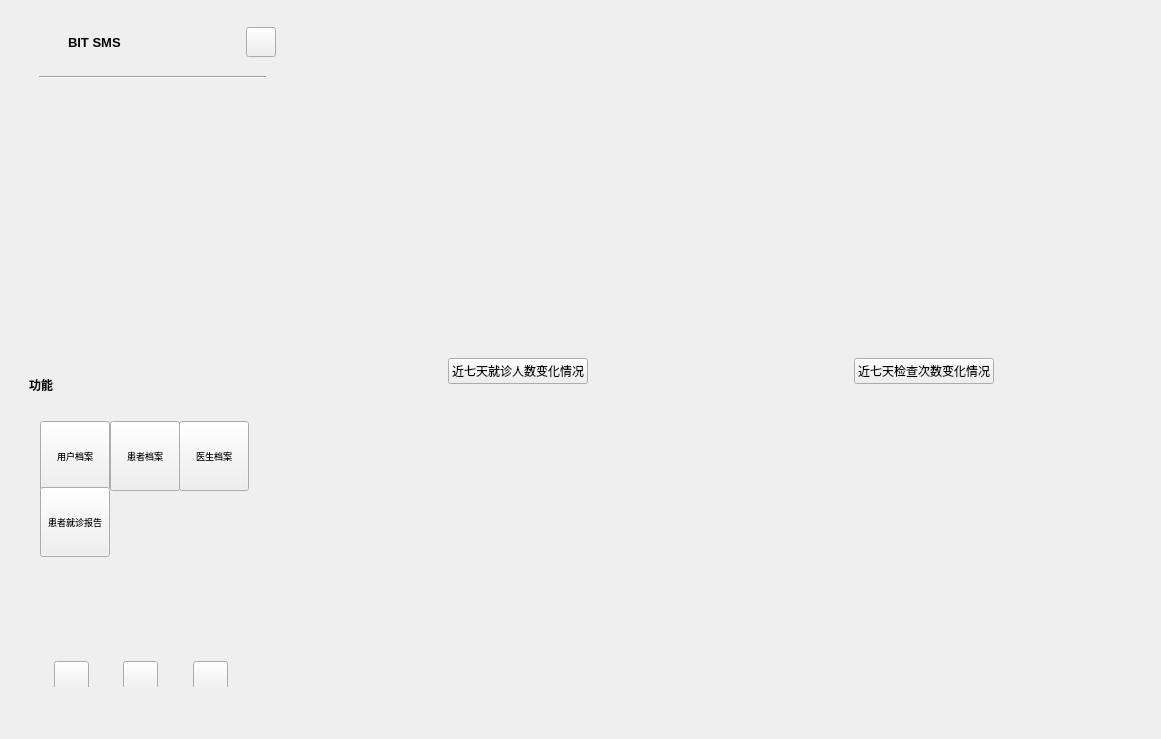
<?xml version="1.0" encoding="UTF-8"?>
<ui version="4.0">
 <class>Widget</class>
 <widget class="QWidget" name="Widget">
  <property name="geometry">
   <rect>
    <x>0</x>
    <y>0</y>
    <width>1161</width>
    <height>739</height>
   </rect>
  </property>
  <property name="sizePolicy">
   <sizepolicy hsizetype="Preferred" vsizetype="Preferred">
    <horstretch>0</horstretch>
    <verstretch>0</verstretch>
   </sizepolicy>
  </property>
  <property name="minimumSize">
   <size>
    <width>1133</width>
    <height>687</height>
   </size>
  </property>
  <property name="maximumSize">
   <size>
    <width>16777215</width>
    <height>16777215</height>
   </size>
  </property>
  <property name="windowTitle">
   <string>Widget</string>
  </property>
  <layout class="QGridLayout" name="gridLayout_3">
   <item row="0" column="0">
    <widget class="QWidget" name="w_bg" native="true">
     <layout class="QHBoxLayout" name="lay_bg">
      <property name="spacing">
       <number>6</number>
      </property>
      <property name="leftMargin">
       <number>4</number>
      </property>
      <property name="topMargin">
       <number>4</number>
      </property>
      <property name="rightMargin">
       <number>4</number>
      </property>
      <property name="bottomMargin">
       <number>4</number>
      </property>
      <item>
       <widget class="QWidget" name="w_menu" native="true">
        <property name="minimumSize">
         <size>
          <width>275</width>
          <height>0</height>
         </size>
        </property>
        <property name="maximumSize">
         <size>
          <width>252</width>
          <height>16777215</height>
         </size>
        </property>
        <layout class="QVBoxLayout" name="verticalLayout_2" stretch="1,1">
         <property name="spacing">
          <number>0</number>
         </property>
         <property name="leftMargin">
          <number>14</number>
         </property>
         <property name="topMargin">
          <number>12</number>
         </property>
         <property name="rightMargin">
          <number>14</number>
         </property>
         <property name="bottomMargin">
          <number>12</number>
         </property>
         <item>
          <widget class="QWidget" name="widget_2" native="true">
           <layout class="QVBoxLayout" name="verticalLayout_4">
            <property name="spacing">
             <number>8</number>
            </property>
            <property name="leftMargin">
             <number>0</number>
            </property>
            <property name="topMargin">
             <number>0</number>
            </property>
            <property name="rightMargin">
             <number>0</number>
            </property>
            <property name="bottomMargin">
             <number>0</number>
            </property>
            <item>
             <layout class="QHBoxLayout" name="horizontalLayout">
              <property name="spacing">
               <number>9</number>
              </property>
              <item>
               <widget class="QLabel" name="lab_logo">
                <property name="minimumSize">
                 <size>
                  <width>30</width>
                  <height>30</height>
                 </size>
                </property>
                <property name="maximumSize">
                 <size>
                  <width>30</width>
                  <height>30</height>
                 </size>
                </property>
                <property name="text">
                 <string/>
                </property>
                <property name="scaledContents">
                 <bool>false</bool>
                </property>
               </widget>
              </item>
              <item>
               <widget class="QLabel" name="label">
                <property name="font">
                 <font>
                  <pointsize>10</pointsize>
                  <weight>75</weight>
                  <bold>true</bold>
                 </font>
                </property>
                <property name="text">
                 <string>BIT SMS</string>
                </property>
               </widget>
              </item>
              <item>
               <spacer name="horizontalSpacer">
                <property name="orientation">
                 <enum>Qt::Horizontal</enum>
                </property>
                <property name="sizeHint" stdset="0">
                 <size>
                  <width>40</width>
                  <height>20</height>
                 </size>
                </property>
               </spacer>
              </item>
              <item>
               <widget class="QPushButton" name="btn_setting">
                <property name="minimumSize">
                 <size>
                  <width>30</width>
                  <height>30</height>
                 </size>
                </property>
                <property name="maximumSize">
                 <size>
                  <width>30</width>
                  <height>30</height>
                 </size>
                </property>
                <property name="cursor">
                 <cursorShape>PointingHandCursor</cursorShape>
                </property>
                <property name="text">
                 <string/>
                </property>
                <property name="icon">
                 <iconset resource="qss.qrc">
                  <normaloff>:/icons/setting.png</normaloff>:/icons/setting.png</iconset>
                </property>
                <property name="iconSize">
                 <size>
                  <width>20</width>
                  <height>20</height>
                 </size>
                </property>
               </widget>
              </item>
             </layout>
            </item>
            <item>
             <widget class="QWidget" name="widget_3" native="true">
              <layout class="QVBoxLayout" name="verticalLayout_6">
               <property name="leftMargin">
                <number>10</number>
               </property>
               <property name="rightMargin">
                <number>10</number>
               </property>
               <item>
                <widget class="Line" name="line">
                 <property name="font">
                  <font>
                   <pointsize>9</pointsize>
                   <weight>50</weight>
                   <bold>false</bold>
                  </font>
                 </property>
                 <property name="styleSheet">
                  <string notr="true"/>
                 </property>
                 <property name="orientation">
                  <enum>Qt::Horizontal</enum>
                 </property>
                </widget>
               </item>
               <item>
                <widget class="QLabel" name="time_block">
                 <property name="minimumSize">
                  <size>
                   <width>150</width>
                   <height>0</height>
                  </size>
                 </property>
                 <property name="font">
                  <font>
                   <pointsize>10</pointsize>
                   <weight>75</weight>
                   <bold>true</bold>
                  </font>
                 </property>
                 <property name="text">
                  <string/>
                 </property>
                </widget>
               </item>
              </layout>
             </widget>
            </item>
            <item>
             <widget class="QWidget" name="w_item_02" native="true">
              <layout class="QHBoxLayout" name="horizontalLayout_4">
               <property name="spacing">
                <number>10</number>
               </property>
               <property name="topMargin">
                <number>9</number>
               </property>
              </layout>
             </widget>
            </item>
           </layout>
          </widget>
         </item>
         <item>
          <widget class="QWidget" name="widget" native="true">
           <widget class="QLabel" name="lab_title">
            <property name="geometry">
             <rect>
              <x>0</x>
              <y>0</y>
              <width>71</width>
              <height>30</height>
             </rect>
            </property>
            <property name="minimumSize">
             <size>
              <width>0</width>
              <height>30</height>
             </size>
            </property>
            <property name="font">
             <font>
              <weight>75</weight>
              <bold>true</bold>
             </font>
            </property>
            <property name="text">
             <string>功能</string>
            </property>
           </widget>
           <widget class="QWidget" name="layoutWidget">
            <property name="geometry">
             <rect>
              <x>0</x>
              <y>280</y>
              <width>224</width>
              <height>37</height>
             </rect>
            </property>
            <layout class="QHBoxLayout" name="horizontalLayout_2" stretch="1,0,2,0,2,0,1">
             <item>
              <spacer name="horizontalSpacer_4">
               <property name="orientation">
                <enum>Qt::Horizontal</enum>
               </property>
               <property name="sizeHint" stdset="0">
                <size>
                 <width>40</width>
                 <height>20</height>
                </size>
               </property>
              </spacer>
             </item>
             <item>
              <widget class="QPushButton" name="btn_littleshow">
               <property name="minimumSize">
                <size>
                 <width>35</width>
                 <height>35</height>
                </size>
               </property>
               <property name="maximumSize">
                <size>
                 <width>35</width>
                 <height>35</height>
                </size>
               </property>
               <property name="cursor">
                <cursorShape>PointingHandCursor</cursorShape>
               </property>
               <property name="text">
                <string/>
               </property>
               <property name="icon">
                <iconset resource="qss.qrc">
                 <normaloff>:/icons/mini.png</normaloff>:/icons/mini.png</iconset>
               </property>
              </widget>
             </item>
             <item>
              <spacer name="horizontalSpacer_2">
               <property name="orientation">
                <enum>Qt::Horizontal</enum>
               </property>
               <property name="sizeHint" stdset="0">
                <size>
                 <width>40</width>
                 <height>20</height>
                </size>
               </property>
              </spacer>
             </item>
             <item>
              <widget class="QPushButton" name="btn_home">
               <property name="minimumSize">
                <size>
                 <width>35</width>
                 <height>35</height>
                </size>
               </property>
               <property name="maximumSize">
                <size>
                 <width>35</width>
                 <height>35</height>
                </size>
               </property>
               <property name="cursor">
                <cursorShape>PointingHandCursor</cursorShape>
               </property>
               <property name="text">
                <string/>
               </property>
               <property name="icon">
                <iconset resource="qss.qrc">
                 <normaloff>:/icons/home.png</normaloff>:/icons/home.png</iconset>
               </property>
              </widget>
             </item>
             <item>
              <spacer name="horizontalSpacer_3">
               <property name="orientation">
                <enum>Qt::Horizontal</enum>
               </property>
               <property name="sizeHint" stdset="0">
                <size>
                 <width>40</width>
                 <height>20</height>
                </size>
               </property>
              </spacer>
             </item>
             <item>
              <widget class="QPushButton" name="btn_logout">
               <property name="minimumSize">
                <size>
                 <width>35</width>
                 <height>35</height>
                </size>
               </property>
               <property name="maximumSize">
                <size>
                 <width>35</width>
                 <height>35</height>
                </size>
               </property>
               <property name="cursor">
                <cursorShape>PointingHandCursor</cursorShape>
               </property>
               <property name="text">
                <string/>
               </property>
               <property name="icon">
                <iconset resource="qss.qrc">
                 <normaloff>:/icons/logout.png</normaloff>:/icons/logout.png</iconset>
               </property>
              </widget>
             </item>
             <item>
              <spacer name="horizontalSpacer_5">
               <property name="orientation">
                <enum>Qt::Horizontal</enum>
               </property>
               <property name="sizeHint" stdset="0">
                <size>
                 <width>40</width>
                 <height>20</height>
                </size>
               </property>
              </spacer>
             </item>
            </layout>
           </widget>
           <widget class="QWidget" name="layoutWidget">
            <property name="geometry">
             <rect>
              <x>0</x>
              <y>40</y>
              <width>224</width>
              <height>148</height>
             </rect>
            </property>
            <layout class="QGridLayout" name="gridLayout">
             <item row="0" column="0">
              <widget class="QToolButton" name="btn_menu_item_1">
               <property name="minimumSize">
                <size>
                 <width>70</width>
                 <height>70</height>
                </size>
               </property>
               <property name="maximumSize">
                <size>
                 <width>70</width>
                 <height>70</height>
                </size>
               </property>
               <property name="font">
                <font>
                 <pointsize>7</pointsize>
                </font>
               </property>
               <property name="cursor">
                <cursorShape>PointingHandCursor</cursorShape>
               </property>
               <property name="text">
                <string>用户档案</string>
               </property>
               <property name="icon">
                <iconset resource="qss.qrc">
                 <normaloff>:/icons/list.png</normaloff>:/icons/list.png</iconset>
               </property>
               <property name="toolButtonStyle">
                <enum>Qt::ToolButtonTextUnderIcon</enum>
               </property>
              </widget>
             </item>
             <item row="0" column="1">
              <widget class="QToolButton" name="btn_menu_item_2">
               <property name="minimumSize">
                <size>
                 <width>70</width>
                 <height>70</height>
                </size>
               </property>
               <property name="maximumSize">
                <size>
                 <width>70</width>
                 <height>70</height>
                </size>
               </property>
               <property name="font">
                <font>
                 <pointsize>7</pointsize>
                </font>
               </property>
               <property name="cursor">
                <cursorShape>PointingHandCursor</cursorShape>
               </property>
               <property name="text">
                <string>患者档案</string>
               </property>
               <property name="icon">
                <iconset resource="qss.qrc">
                 <normaloff>:/icons/register.png</normaloff>:/icons/register.png</iconset>
               </property>
               <property name="toolButtonStyle">
                <enum>Qt::ToolButtonTextUnderIcon</enum>
               </property>
              </widget>
             </item>
             <item row="0" column="2">
              <widget class="QToolButton" name="btn_menu_item_3">
               <property name="minimumSize">
                <size>
                 <width>70</width>
                 <height>70</height>
                </size>
               </property>
               <property name="maximumSize">
                <size>
                 <width>70</width>
                 <height>70</height>
                </size>
               </property>
               <property name="font">
                <font>
                 <pointsize>7</pointsize>
                </font>
               </property>
               <property name="cursor">
                <cursorShape>PointingHandCursor</cursorShape>
               </property>
               <property name="text">
                <string>医生档案</string>
               </property>
               <property name="icon">
                <iconset resource="qss.qrc">
                 <normaloff>:/icons/check.png</normaloff>:/icons/check.png</iconset>
               </property>
               <property name="toolButtonStyle">
                <enum>Qt::ToolButtonTextUnderIcon</enum>
               </property>
              </widget>
             </item>
             <item row="1" column="0">
              <widget class="QToolButton" name="btn_menu_item_4">
               <property name="minimumSize">
                <size>
                 <width>70</width>
                 <height>70</height>
                </size>
               </property>
               <property name="maximumSize">
                <size>
                 <width>70</width>
                 <height>70</height>
                </size>
               </property>
               <property name="font">
                <font>
                 <pointsize>7</pointsize>
                </font>
               </property>
               <property name="cursor">
                <cursorShape>PointingHandCursor</cursorShape>
               </property>
               <property name="text">
                <string>患者就诊报告</string>
               </property>
               <property name="icon">
                <iconset resource="qss.qrc">
                 <normaloff>:/icons/message.png</normaloff>:/icons/message.png</iconset>
               </property>
               <property name="toolButtonStyle">
                <enum>Qt::ToolButtonTextUnderIcon</enum>
               </property>
              </widget>
             </item>
            </layout>
           </widget>
           <zorder>layoutWidget</zorder>
           <zorder>layoutWidget</zorder>
           <zorder>lab_title</zorder>
          </widget>
         </item>
        </layout>
       </widget>
      </item>
      <item>
       <widget class="QWidget" name="w_main" native="true">
        <layout class="QGridLayout" name="gridLayout_2">
         <property name="topMargin">
          <number>10</number>
         </property>
         <property name="bottomMargin">
          <number>6</number>
         </property>
         <item row="1" column="0">
          <widget class="QStackedWidget" name="sw_main">
           <property name="currentIndex">
            <number>4</number>
           </property>
           <widget class="QWidget" name="page_1">
            <layout class="QGridLayout" name="gridLayout_7">
             <item row="0" column="0" rowspan="2" colspan="2">
              <layout class="QVBoxLayout" name="verticalLayout_10">
               <item>
                <layout class="QHBoxLayout" name="horizontalLayout_20">
                 <item>
                  <widget class="QLabel" name="label_docname_5">
                   <property name="text">
                    <string>查询用户姓名</string>
                   </property>
                  </widget>
                 </item>
                 <item>
                  <widget class="QLineEdit" name="username_1"/>
                 </item>
                 <item>
                  <widget class="QPushButton" name="btn_confirm_1">
                   <property name="text">
                    <string>确认</string>
                   </property>
                  </widget>
                 </item>
                </layout>
               </item>
               <item>
                <widget class="adjustedListWidget" name="listWidget_1"/>
               </item>
               <item>
                <layout class="QHBoxLayout" name="horizontalLayout_12">
                 <item>
                  <widget class="QLabel" name="label_data_num_text_7">
                   <property name="text">
                    <string>共有996项数据</string>
                   </property>
                  </widget>
                 </item>
                 <item>
                  <layout class="QHBoxLayout" name="horizontalLayout_13">
                   <item>
                    <widget class="QPushButton" name="btn_page_left_1">
                     <property name="text">
                      <string>&lt;</string>
                     </property>
                    </widget>
                   </item>
                   <item>
                    <widget class="QPushButton" name="btn_page_1_1">
                     <property name="text">
                      <string>1</string>
                     </property>
                    </widget>
                   </item>
                   <item>
                    <widget class="QPushButton" name="btn_page_2_1">
                     <property name="text">
                      <string>...</string>
                     </property>
                    </widget>
                   </item>
                   <item>
                    <widget class="QPushButton" name="btn_page_now_1">
                     <property name="text">
                      <string>5</string>
                     </property>
                    </widget>
                   </item>
                   <item>
                    <widget class="QPushButton" name="btn_page_3_1">
                     <property name="text">
                      <string>...</string>
                     </property>
                    </widget>
                   </item>
                   <item>
                    <widget class="QPushButton" name="btn_page_4_1">
                     <property name="text">
                      <string>98</string>
                     </property>
                    </widget>
                   </item>
                   <item>
                    <widget class="QPushButton" name="btn_page_right_1">
                     <property name="text">
                      <string>&gt;</string>
                     </property>
                    </widget>
                   </item>
                  </layout>
                 </item>
                </layout>
               </item>
              </layout>
             </item>
            </layout>
           </widget>
           <widget class="QWidget" name="page_2">
            <layout class="QGridLayout" name="gridLayout_6">
             <item row="0" column="0" rowspan="2" colspan="2">
              <layout class="QVBoxLayout" name="verticalLayout_9">
               <item>
                <layout class="QHBoxLayout" name="horizontalLayout_19">
                 <item>
                  <widget class="QLabel" name="label_docname_4">
                   <property name="text">
                    <string>查询患者姓名</string>
                   </property>
                  </widget>
                 </item>
                 <item>
                  <widget class="QLineEdit" name="patientname_1"/>
                 </item>
                 <item>
                  <widget class="QPushButton" name="btn_confirm_2">
                   <property name="text">
                    <string>确认</string>
                   </property>
                  </widget>
                 </item>
                </layout>
               </item>
               <item>
                <widget class="adjustedListWidget" name="listWidget_2"/>
               </item>
               <item>
                <layout class="QHBoxLayout" name="horizontalLayout_10">
                 <item>
                  <widget class="QLabel" name="label_data_num_text_2">
                   <property name="text">
                    <string>共有996项数据</string>
                   </property>
                  </widget>
                 </item>
                 <item>
                  <layout class="QHBoxLayout" name="horizontalLayout_11">
                   <item>
                    <widget class="QPushButton" name="btn_page_left_2">
                     <property name="text">
                      <string>&lt;</string>
                     </property>
                    </widget>
                   </item>
                   <item>
                    <widget class="QPushButton" name="btn_page_1_2">
                     <property name="text">
                      <string>1</string>
                     </property>
                    </widget>
                   </item>
                   <item>
                    <widget class="QPushButton" name="btn_page_2_2">
                     <property name="text">
                      <string>...</string>
                     </property>
                    </widget>
                   </item>
                   <item>
                    <widget class="QPushButton" name="btn_page_now_2">
                     <property name="text">
                      <string>5</string>
                     </property>
                    </widget>
                   </item>
                   <item>
                    <widget class="QPushButton" name="btn_page_3_2">
                     <property name="text">
                      <string>...</string>
                     </property>
                    </widget>
                   </item>
                   <item>
                    <widget class="QPushButton" name="btn_page_4_2">
                     <property name="text">
                      <string>98</string>
                     </property>
                    </widget>
                   </item>
                   <item>
                    <widget class="QPushButton" name="btn_page_right_2">
                     <property name="text">
                      <string>&gt;</string>
                     </property>
                    </widget>
                   </item>
                  </layout>
                 </item>
                </layout>
               </item>
              </layout>
             </item>
            </layout>
           </widget>
           <widget class="QWidget" name="page_3">
            <layout class="QGridLayout" name="gridLayout_5">
             <item row="0" column="0">
              <layout class="QVBoxLayout" name="verticalLayout_5">
               <item>
                <layout class="QHBoxLayout" name="horizontalLayout_18">
                 <item>
                  <widget class="QLabel" name="label_depart_3">
                   <property name="text">
                    <string>请选择科室</string>
                   </property>
                  </widget>
                 </item>
                 <item>
                  <widget class="QComboBox" name="combo_depart_3">
                   <item>
                    <property name="text">
                     <string>naoke</string>
                    </property>
                   </item>
                   <item>
                    <property name="text">
                     <string>a</string>
                    </property>
                   </item>
                   <item>
                    <property name="text">
                     <string>M</string>
                    </property>
                   </item>
                   <item>
                    <property name="text">
                     <string>c</string>
                    </property>
                   </item>
                   <item>
                    <property name="text">
                     <string>all</string>
                    </property>
                   </item>
                   <item>
                    <property name="text">
                     <string>耳鼻喉科</string>
                    </property>
                   </item>
                   <item>
                    <property name="text">
                     <string>bilibili</string>
                    </property>
                   </item>
                   <item>
                    <property name="text">
                     <string>黑神话科</string>
                    </property>
                   </item>
                  </widget>
                 </item>
                 <item>
                  <widget class="QLabel" name="label_docname_3">
                   <property name="text">
                    <string>查询医生姓名</string>
                   </property>
                  </widget>
                 </item>
                 <item>
                  <widget class="QLineEdit" name="doctorname_1"/>
                 </item>
                 <item>
                  <widget class="QPushButton" name="btn_confirm_3">
                   <property name="text">
                    <string>确认</string>
                   </property>
                  </widget>
                 </item>
                </layout>
               </item>
               <item>
                <widget class="adjustedListWidget" name="listWidget_3"/>
               </item>
               <item>
                <layout class="QHBoxLayout" name="horizontalLayout_8">
                 <item>
                  <widget class="QLabel" name="label_data_num_text_5">
                   <property name="text">
                    <string>共有996项数据</string>
                   </property>
                  </widget>
                 </item>
                 <item>
                  <layout class="QHBoxLayout" name="horizontalLayout_6">
                   <item>
                    <widget class="QPushButton" name="btn_page_left_3">
                     <property name="text">
                      <string>&lt;</string>
                     </property>
                    </widget>
                   </item>
                   <item>
                    <widget class="QPushButton" name="btn_page_1_3">
                     <property name="text">
                      <string>1</string>
                     </property>
                    </widget>
                   </item>
                   <item>
                    <widget class="QPushButton" name="btn_page_2_3">
                     <property name="text">
                      <string>...</string>
                     </property>
                    </widget>
                   </item>
                   <item>
                    <widget class="QPushButton" name="btn_page_now_3">
                     <property name="text">
                      <string>5</string>
                     </property>
                    </widget>
                   </item>
                   <item>
                    <widget class="QPushButton" name="btn_page_3_3">
                     <property name="text">
                      <string>...</string>
                     </property>
                    </widget>
                   </item>
                   <item>
                    <widget class="QPushButton" name="btn_page_4_3">
                     <property name="text">
                      <string>98</string>
                     </property>
                    </widget>
                   </item>
                   <item>
                    <widget class="QPushButton" name="btn_page_right_3">
                     <property name="text">
                      <string>&gt;</string>
                     </property>
                    </widget>
                   </item>
                  </layout>
                 </item>
                </layout>
               </item>
              </layout>
             </item>
            </layout>
           </widget>
           <widget class="QWidget" name="page_4">
            <layout class="QGridLayout" name="gridLayout_4">
             <item row="0" column="0">
              <layout class="QHBoxLayout" name="horizontalLayout_16">
               <item>
                <widget class="QLabel" name="label_2">
                 <property name="text">
                  <string>患者姓名</string>
                 </property>
                </widget>
               </item>
               <item>
                <widget class="QLineEdit" name="patientname_2"/>
               </item>
               <item>
                <widget class="QLabel" name="label_depart_1">
                 <property name="text">
                  <string>请选择科室</string>
                 </property>
                </widget>
               </item>
               <item>
                <widget class="QComboBox" name="combo_depart_1">
                 <item>
                  <property name="text">
                   <string>naoke</string>
                  </property>
                 </item>
                 <item>
                  <property name="text">
                   <string>a</string>
                  </property>
                 </item>
                 <item>
                  <property name="text">
                   <string>M</string>
                  </property>
                 </item>
                 <item>
                  <property name="text">
                   <string>c</string>
                  </property>
                 </item>
                 <item>
                  <property name="text">
                   <string>all</string>
                  </property>
                 </item>
                 <item>
                  <property name="text">
                   <string>耳鼻喉科</string>
                  </property>
                 </item>
                 <item>
                  <property name="text">
                   <string>bilibili</string>
                  </property>
                 </item>
                 <item>
                  <property name="text">
                   <string>黑神话科</string>
                  </property>
                 </item>
                </widget>
               </item>
               <item>
                <widget class="QLabel" name="label_docname_1">
                 <property name="text">
                  <string>查询医生姓名</string>
                 </property>
                </widget>
               </item>
               <item>
                <widget class="QLineEdit" name="doctorname_2"/>
               </item>
               <item>
                <widget class="QLabel" name="label_doc_gender_1">
                 <property name="text">
                  <string>时间</string>
                 </property>
                </widget>
               </item>
               <item>
                <widget class="QDateEdit" name="date"/>
               </item>
               <item>
                <layout class="QVBoxLayout" name="verticalLayout">
                 <item>
                  <widget class="QPushButton" name="btn_confirm_4">
                   <property name="text">
                    <string>查询诊断报告</string>
                   </property>
                  </widget>
                 </item>
                 <item>
                  <widget class="QPushButton" name="pushButton">
                   <property name="text">
                    <string>查询处方</string>
                   </property>
                  </widget>
                 </item>
                 <item>
                  <widget class="QPushButton" name="pushButton_2">
                   <property name="text">
                    <string>查询医嘱</string>
                   </property>
                  </widget>
                 </item>
                </layout>
               </item>
              </layout>
             </item>
             <item row="1" column="0">
              <widget class="adjustedListWidget" name="listWidget_4"/>
             </item>
             <item row="2" column="0">
              <layout class="QHBoxLayout" name="horizontalLayout_9">
               <item>
                <widget class="QLabel" name="label_data_num_text_4">
                 <property name="text">
                  <string>共有996项数据</string>
                 </property>
                </widget>
               </item>
               <item>
                <layout class="QHBoxLayout" name="horizontalLayout_5">
                 <item>
                  <widget class="QPushButton" name="btn_page_left_4">
                   <property name="text">
                    <string>&lt;</string>
                   </property>
                  </widget>
                 </item>
                 <item>
                  <widget class="QPushButton" name="btn_page_1_4">
                   <property name="text">
                    <string>1</string>
                   </property>
                  </widget>
                 </item>
                 <item>
                  <widget class="QPushButton" name="btn_page_2_4">
                   <property name="text">
                    <string>...</string>
                   </property>
                  </widget>
                 </item>
                 <item>
                  <widget class="QPushButton" name="btn_page_now_4">
                   <property name="text">
                    <string>5</string>
                   </property>
                  </widget>
                 </item>
                 <item>
                  <widget class="QPushButton" name="btn_page_3_4">
                   <property name="text">
                    <string>...</string>
                   </property>
                  </widget>
                 </item>
                 <item>
                  <widget class="QPushButton" name="btn_page_4_4">
                   <property name="text">
                    <string>98</string>
                   </property>
                  </widget>
                 </item>
                 <item>
                  <widget class="QPushButton" name="btn_page_right_4">
                   <property name="text">
                    <string>&gt;</string>
                   </property>
                  </widget>
                 </item>
                </layout>
               </item>
              </layout>
             </item>
            </layout>
           </widget>
           <widget class="QWidget" name="page">
            <layout class="QGridLayout" name="gridLayout_8">
             <item row="0" column="0" alignment="Qt::AlignHCenter">
              <widget class="QPushButton" name="pushButton_3">
               <property name="text">
                <string>近七天就诊人数变化情况</string>
               </property>
              </widget>
             </item>
             <item row="0" column="1" alignment="Qt::AlignHCenter">
              <widget class="QPushButton" name="pushButton_5">
               <property name="text">
                <string>近七天检查次数变化情况</string>
               </property>
              </widget>
             </item>
            </layout>
           </widget>
          </widget>
         </item>
        </layout>
       </widget>
      </item>
     </layout>
    </widget>
   </item>
  </layout>
 </widget>
 <layoutdefault spacing="6" margin="11"/>
 <customwidgets>
  <customwidget>
   <class>adjustedListWidget</class>
   <extends>QListWidget</extends>
   <header>adjustedlistwidget.h</header>
  </customwidget>
 </customwidgets>
 <resources>
  <include location="qss.qrc"/>
 </resources>
 <connections/>
</ui>
